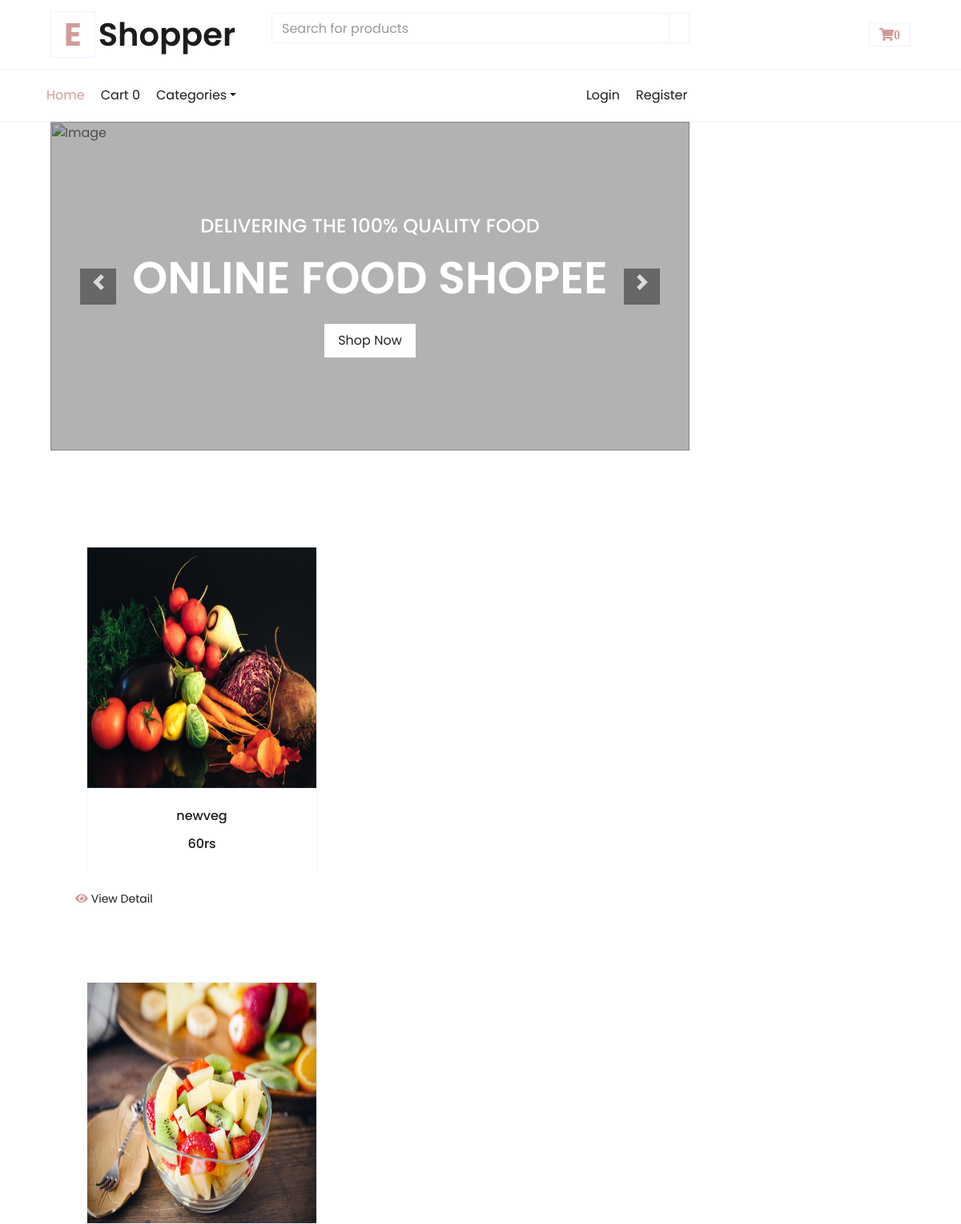
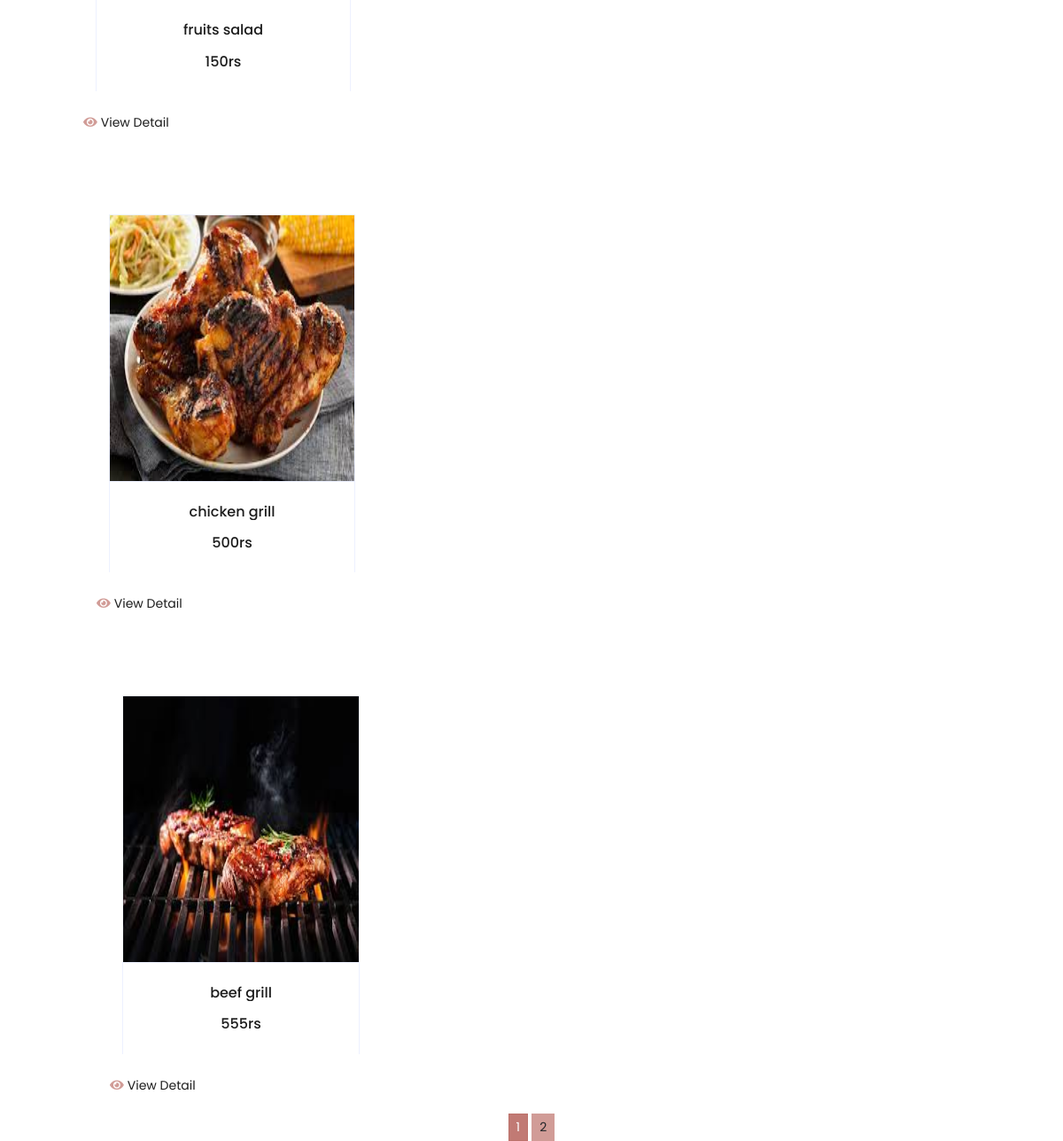
The page / on the database its author committed (2 pictures, top to bottom).
### shop/models.py (models this page shows, shortened)
class products(models.Model):
    name=models.CharField(max_length=100,unique=True)
    slug=models.SlugField(max_length=100,unique=True)
    price=models.IntegerField()
    img=models.ImageField(upload_to='product')
    desc=models.TextField()
    stock=models.IntegerField()
    available=models.BooleanField()
    category=models.ForeignKey(categ,on_delete=models.CASCADE)
    def get_url(self):
        return reverse('details',args=[self.category.slug,self.slug])

### shop/views.py (the view)
# urls.py: 2. Add a URL to urlpatterns:  path('', views.home, name='home')
def home(request,c_slug=None):
    c_page=None
    prod=None
    if c_slug!=None:
        c_page=get_object_or_404(categ,slug=c_slug)
        prod=products.objects.filter(category=c_page,available=True)
    else:
        prod=products.objects.filter(available=True)
    ct=categ.objects.all()
    paginator=Paginator(prod,4)
    try:
        page=int(request.GET.get('page','1'))
    except:
        page=1
    try:
        pro=paginator.page(page)
    except(EmptyPage,InvalidPage):
        pro=paginator.page(paginator.num_pages)
    return render(request,'index.html',{'prod':prod,'cat':ct,'pg':pro})

### cart/context_processor.py (called while the page is built)
def count(request):
    item_count=0
    if 'admin' in request.path:
        return {}
    else:
        try:
            ct=cartlist.objects.filter(cart_id=c_id(request))
            cti=items.objects.filter(cart=ct[:1])
            for c in cti:
                item_count+=c.quandity
        except cartlist.DoesNotExist:
            item_count=0
    return dict(itc=item_count)

### cart/views.py (called while the page is built)
def c_id(request):
    ct_id=request.session.session_key
    if not ct_id:
        ct_id=request.session.create()
    return ct_id

### shop/models.py (called while the page is built)
    def get_url(self):
        return reverse('prod_cat',args=[self.slug])

### templates/index.html (shortened to what this page needs)
{% extends 'base.html' %}
{% load static %}
{% block content %}
<head>
    <link href="https://cdnjs.cloudflare.com/ajax/libs/font-awesome/5.10.0/css/all.min.css" rel="stylesheet">
    <link href="{% static 'cr/lib/owlcarousel/assets/owl.carousel.min.css'%}" rel="stylesheet">
    <link href="{% static 'cr/css/style.css'%}" rel="stylesheet">
</head>
<body>
    <div class="container-fluid mb-5">
        <div class="row border-top px-xl-5">
            <div class="col-lg-9">
                <div id="header-carousel" class="carousel slide" data-ride="carousel">
                    <div class="carousel-inner">
                        <div class="carousel-item active" style="height: 410px;">
                            <img class="img-fluid" src="{% static 'cr/img/bg1.jpg'%}" alt="Image">
                            <div class="carousel-caption d-flex flex-column align-items-center justify-content-center">
                                <div class="p-3" style="max-width: 700px;">
                                    <h4 class="text-light text-uppercase font-weight-medium mb-3">Delivering the 100% quality food</h4>
                                    <h3 class="display-4 text-white font-weight-semi-bold mb-4">ONLINE FOOD SHOPEE</h3>
                                    <a href="" class="btn btn-light py-2 px-3">Shop Now</a>
                                </div>
                            </div>
                        </div>
                    </div>
                    <a class="carousel-control-prev" href="#header-carousel" data-slide="prev">
                        <div class="btn btn-dark" style="width: 45px; height: 45px;">
                            <span class="carousel-control-prev-icon mb-n2"></span>
                        </div>
                    </a>
                    <a class="carousel-control-next" href="#header-carousel" data-slide="next">
                        <div class="btn btn-dark" style="width: 45px; height: 45px;">
                            <span class="carousel-control-next-icon mb-n2"></span>
                        </div>
                    </a>
                </div>
            </div>
        </div>
    </div>
    {% for i in pg.object_list %}
    <div class="container-fluid pt-5">
       <div class="container">
            <div class="row px-xl-5 pb-3">
                <div class=" col-xs-2 col-md-4 col-sm-12 pb-1">
                    <div class="col d-flex justify-content-center">
                        <div class="card product-item border-0 mb-4 ">
                            <div class="card-header product-img position-relative overflow-hidden bg-transparent border p-0  ">
                                <img class="img-fluid w-100" src={{i.img.url}} alt="" style="width:300px; height:300px;">
                            </div>
                            <div class="card-body border-left border-right text-center p-0 pt-4 pb-3">
                                <h6 class="text-truncate mb-3">{{i.name}}</h6>
                                <div class="d-flex justify-content-center">
                                <h6></h6><h6 class="">{{i.price}}rs</h6>
                                </div>
                            </div>
                        </div>
                    </div>
                        <a href={{i.get_url}} class="btn btn-sm text-dark p-0"><i class="fas fa-eye text-primary mr-1"></i>View Detail</a>
                </div>
            </div>
        </div>
            {% endfor %}
            <center>
                {% for p in pg.paginator.page_range %}
                    <a href="?page={{p}}" class="btn btn-primary btn-sm {% if pg.number == p %} active {% endif %}">{{p}}</a>
                {% endfor %}
                </center>
        </div>
    </div>
    </div>
</body>
{% endblock %}

### templates/base.html (shortened to what this page needs)
<html>
    <head>
        <div class="container-fluid">
            <div class="row align-items-center py-3 px-xl-5">
                <div class="col-lg-3 d-none d-lg-block">
                    <a href="" class="text-decoration-none">
                    <h1 class="m-0 display-5 font-weight-semi-bold"><span class="text-primary font-weight-bold border px-3 mr-1">E</span>Shopper</h1>
                    </a>
                </div>
             <div class="col-lg-6 col-6 text-left">
                 <form action="{% url 'search' %}" method="get">
                <div class="input-group">
                    <input type="text" class="form-control" placeholder="Search for products" name="q">
                    <div class="input-group-append">
                        <span class="input-group-text bg-transparent text-primary">
                        </span>
                    </div>
                </div>
            </form>
        </div>
        <div class="col-lg-3 col-6 text-right">
            <a href="{% url 'cartdetails' %}" class="btn border">
                <i class="fas fa-shopping-cart text-primary">{{itc}}</i>
            </a>
        </div>
    </div>
</div>
<div class="row border-top px-xl-5">
    <div class="col-lg-9">
        <nav class="navbar navbar-expand-lg bg-light navbar-light py-3 py-lg-0 px-0">
            <div class="collapse navbar-collapse justify-content-between" id="navbarCollapse">
                <div class="navbar-nav mr-auto py-0">
                    <a href="/" class="nav-item nav-link active">Home</a>
                    <a href="{% url 'cartdetails' %}" class="nav-item nav-link">Cart {{itc}}</a>
                    <div class="nav-item dropdown">
                        <a href="#" class="nav-link dropdown-toggle" data-toggle="dropdown">Categories</a>
                    </div>
                </div>
                <div class="navbar-nav ml-auto py-0">
                    {% if user.is_authenticated %}
                        <li>hai {{user.first_name}}</li>
                        <a href="{% url 'logout' %}" class="nav-item nav-link">Logout</a>
                    {% else %}
                        <a href="{% url 'login' %}" class="nav-item nav-link">Login</a>
                        <a href="{% url 'register' %}" class="nav-item nav-link">Register</a>
                    {% endif %}
                </div>
            </div>
        </nav>
    </div>
</div>
</head>
<body>
    {% block content %}
    {% endblock %}
</body>
</html>

### rows shown on the page
products: img (picture), name "newveg", price "60"
products: img (picture), name "fruits salad", price "150"
products: img (picture), name "chicken grill", price "500"
products: img (picture), name "beef grill", price "555"

### other values the page prints
{{ itc }} "0"
{{ p }} "1" "2"
